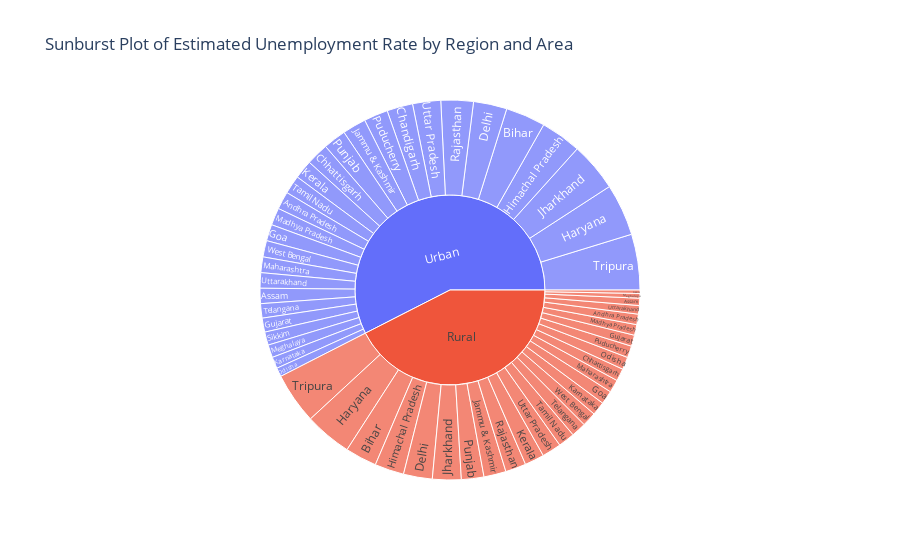

This figure's notebook cell:
### Markdown cell above
#### Estimate the Unemployment Rate with respect to the Area

### Code cell
fig = px.sunburst(df, path=['Area', 'Region'], values='Estimated Unemployment Rate (%)', title='Sunburst Plot of Estimated Unemployment Rate by Region and Area')
fig.show()

### Figure 1 — Plotly figure (JSON) as saved in the notebook; plotly's stock layout.template omitted (floating-point values rounded to 4 significant figures)
{"data": [{"branchvalues": "total", "domain": {"x": [0, 1], "y": [0, 1]}, "hovertemplate": "labels=%{label}<br>Estimated Unemployment Rate (%)=%{value}<br>parent=%{parent}<br>id=%{id}<extra></extra>", "ids": ["Rural/Andhra Pradesh", "Urban/Andhra Pradesh", "Rural/Assam", "Urban/Assam", "Rural/Bihar", "Urban/Bihar", "Urban/Chandigarh", "Rural/Chhattisgarh", "Urban/Chhattisgarh", "Rural/Delhi", "Urban/Delhi", "Rural/Goa", "Urban/Goa", "Rural/Gujarat", "Urban/Gujarat", "Rural/Haryana", "Urban/Haryana", "Rural/Himachal Pradesh", "Urban/Himachal Pradesh", "Rural/Jammu & Kashmir", "Urban/Jammu & Kashmir", "Rural/Jharkhand", "Urban/Jharkhand", "Rural/Karnataka", "Urban/Karnataka", "Rural/Kerala", "Urban/Kerala", "Rural/Madhya Pradesh", "Urban/Madhya Pradesh", "Rural/Maharashtra", "Urban/Maharashtra", "Rural/Meghalaya", "Urban/Meghalaya", "Rural/Odisha", "Urban/Odisha", "Rural/Puducherry", "Urban/Puducherry", "Rural/Punjab", "Urban/Punjab", "Rural/Rajasthan", "Urban/Rajasthan", "Rural/Sikkim", "Urban/Sikkim", "Rural/Tamil Nadu", "Urban/Tamil Nadu", "Rural/Telangana", "Urban/Telangana", "Rural/Tripura", "Urban/Tripura", "Rural/Uttar Pradesh", "Urban/Uttar Pradesh", "Rural/Uttarakhand", "Urban/Uttarakhand", "Rural/West Bengal", "Urban/West Bengal", "Rural", "Urban"], "labels": ["Andhra Pradesh", "Andhra Pradesh", "Assam", "Assam", "Bihar", "Bihar", "Chandigarh", "Chhattisgarh", "Chhattisgarh", "Delhi", "Delhi", "Goa", "Goa", "Gujarat", "Gujarat", "Haryana", "Haryana", "Himachal Pradesh", "Himachal Pradesh", "Jammu & Kashmir", "Jammu & Kashmir", "Jharkhand", "Jharkhand", "Karnataka", "Karnataka", "Kerala", "Kerala", "Madhya Pradesh", "Madhya Pradesh", "Maharashtra", "Maharashtra", "Meghalaya", "Meghalaya", "Odisha", "Odisha", "Puducherry", "Puducherry", "Punjab", "Punjab", "Rajasthan", "Rajasthan", "Sikkim", "Sikkim", "Tamil Nadu", "Tamil Nadu", "Telangana", "Telangana", "Tripura", "Tripura", "Uttar Pradesh", "Uttar Pradesh", "Uttarakhand", "Uttarakhand", "West Bengal", "West Bengal", "Rural", "Urban"], "name": "", "parents": ["Rural", "Urban", "Rural", "Urban", "Rural", "Urban", "Urban", "Rural", "Urban", "Rural", "Urban", "Rural", "Urban", "Rural", "Urban", "Rural", "Urban", "Rural", "Urban", "Rural", "Urban", "Rural", "Urban", "Rural", "Urban", "Rural", "Urban", "Rural", "Urban", "Rural", "Urban", "Rural", "Urban", "Rural", "Urban", "Rural", "Urban", "Rural", "Urban", "Rural", "Urban", "Rural", "Urban", "Rural", "Urban", "Rural", "Urban", "Rural", "Urban", "Rural", "Urban", "Rural", "Urban", "Rural", "Urban", "", ""], "type": "sunburst", "values": [77.37, 132.0, 53.89, 113.2, 234.8, 294.9, 191.9, 92.8, 165.9, 213.6, 248.2, 100.7, 121.9, 82.84, 103.8, 350.2, 385.8, 217.1, 302.1, 164.5, 175.5, 213.1, 363.3, 101.1, 85.79, 144.8, 138.7, 79.15, 128.2, 95.34, 116.3, 34.65, 94.92, 92.58, 65.84, 87.16, 178.4, 166.9, 169.9, 153.0, 240.7, 25.4, 97.84, 122.9, 137.1, 110.1, 106.6, 380.3, 413.5, 142.9, 208.5, 63.47, 114.3, 106.0, 121.5, 3707.0, 5016.0]}], "layout": {"legend": {"tracegroupgap": 0}, "title": {"text": "Sunburst Plot of Estimated Unemployment Rate by Region and Area"}}}
